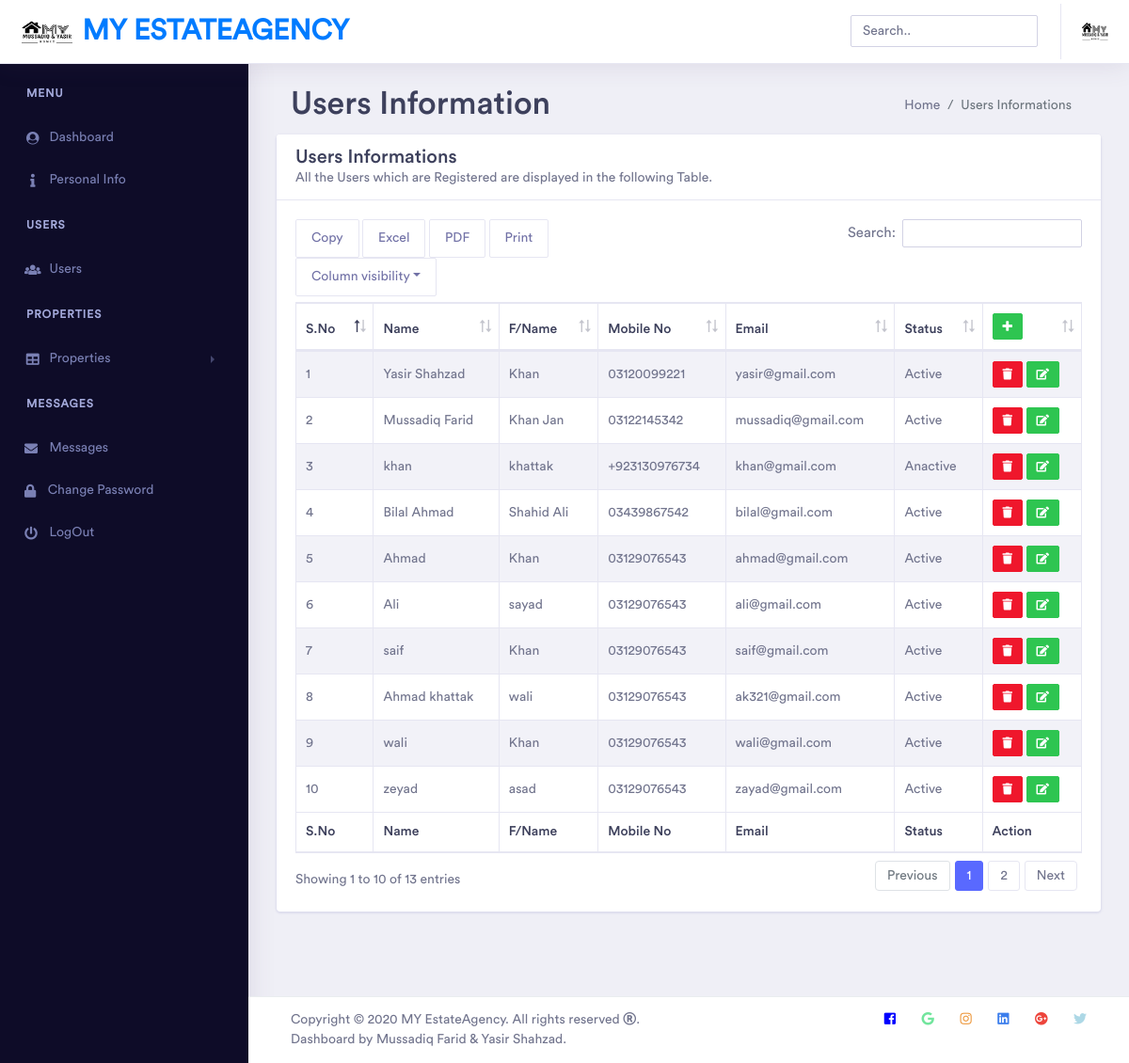
Page /admin/users.php (signed in) on the committed database.
### tables this page shows
CREATE TABLE `users` (
  `id` int(11) NOT NULL,
  `Name` varchar(100) NOT NULL,
  `F_name` varchar(100) NOT NULL,
  `Address` varchar(255) NOT NULL,
  `cnic_no` varchar(20) NOT NULL,
  `contact_no` varchar(20) NOT NULL,
  `user_status` varchar(20) NOT NULL DEFAULT '1',
  `email` varchar(255) NOT NULL,
  `password` varchar(100) NOT NULL,
  `image` varchar(255) NOT NULL
);

### admin/users.php (the view, shortened to what this page needs)
<?php
	include_once 'include/head.php';
?>
    <link rel="stylesheet" type="text/css" href="assets/datatables/css/dataTables.bootstrap4.css">
    <link rel="stylesheet" type="text/css" href="assets/datatables/css/buttons.bootstrap4.css">
    <link rel="stylesheet" type="text/css" href="assets/datatables/css/select.bootstrap4.css">
    <link rel="stylesheet" type="text/css" href="assets/datatables/css/fixedHeader.bootstrap4.css">
</head>
<body>
    <div class="dashboard-main-wrapper">
        <?php
			include_once 'include/header.php';
			include_once 'include/sidebar.php';
		?>
        <div class="dashboard-wrapper">
            <div class="container-fluid dashboard-content">
					<div class="content-header">
					  <div class="container-fluid">
						<div class="row mb-2">
						  <div class="col-sm-6">
							<h1 class="m-0 text-dark">Users Information</h1>
						  </div>
						  <div class="col-sm-6">
							<ol class="breadcrumb float-sm-right">
							  <li class="breadcrumb-item"><a href="dashboard.php">Home</a></li>
							  <li class="breadcrumb-item active">Users Informations</li>
							</ol>
						  </div>
						</div>
					  </div>
					</div>
				<div class="row">
                    <div class="col-xl-12 col-lg-12 col-md-12 col-sm-12 col-12">
                        <div class="card">
                            <div class="card-header">
                                <h3 class="mb-0"> Users Informations</h3>
                                <p> All the Users which are Registered are displayed in the following Table.</p>
                            </div>
                            <div class="card-body">
                                <div class="table-responsive">
                                    <table id="example" class="table table-striped table-bordered second" style="width:100%">
                                        <thead>
                                            <tr>
                                                <th>S.No</th>
                                                <th>Name</th>
                                                <th>F/Name</th>
                                                <th>Mobile No</th>
                                                <th>Email</th>
                                                <th>Status</th>
                                                <th><a href="add_user.php" class="btn btn-xs btn-success editbtn"><span class="fa fa-plus"></span></a></th>
                                            </tr>
                                        </thead>
                                        <tbody>
                                            <?php
												$query="SELECT * FROM `users`";
												$run=mysqli_query($con,$query);
												if(mysqli_num_rows($run)<1)
												{
													echo " <tr> <td colspan='6'> No Record Found  </td> </tr>";
												}
												else
												{
													$count=0;
													while($data = mysqli_fetch_assoc($run))
													{
														$count++;
											?>
														<tr>
															<td> <?php echo $count; ?> </td>
															<td> <?php echo $data['Name']; ?> </td>
															<td> <?php echo $data['F_name']; ?> </td>
															<td> <?php echo $data['contact_no']; ?> </td>
															<td> <?php echo $data['email']; ?> </td>
															<td> <?php  if($data['user_status']==1){echo "Active";} else{echo "Anactive";} ?> </td>
															<td>
															  <a href="delete_user.php?u_id=<?php echo $data['id'];?>" class="btn btn-xs btn-danger"><span class="fa fa-trash"></span>  </a>
															  <a href="update_user.php?u_id=<?php echo $data['id'];?>" class="btn btn-xs btn-success editbtn"><span class="fa fa-edit"></span>  </a>
															</td>
														</tr>
											<?php
													}
												}
											?>
                                        </tbody>
                                        <tfoot>
                                            <tr>
                                                <th>S.No</th>
                                                <th>Name</th>
                                                <th>F/Name</th>
                                                <th>Mobile No</th>
                                                <th>Email</th>
                                                <th>Status</th>
                                                <th>Action</th>
                                            </tr>
                                        </tfoot>
                                    </table>
                                </div>
                            </div>
                        </div>
                    </div>
				</div>
			</div>
			<?php
				include_once 'include/footer.php';
			?>
        </div>
    </div>
</body>
</html>

### rows in the picture
users: Name "Yasir Shahzad", F_name "Khan", contact_no "03120099221", email "yasir@gmail.com", user_status "Active"
users: Name "Mussadiq Farid", F_name "Khan Jan", contact_no "03122145342", email "mussadiq@gmail.com", user_status "Active"
users: Name "khan", F_name "khattak", contact_no "+923130976734", email "khan@gmail.com", user_status "Anactive"
users: Name "Bilal Ahmad", F_name "Shahid Ali", contact_no "03439867542", email "bilal@gmail.com", user_status "Active"
users: Name "Ahmad", F_name "Khan", contact_no "03129076543", email "ahmad@gmail.com", user_status "Active"
users: Name "Ali", F_name "sayad", contact_no "03129076543", email "ali@gmail.com", user_status "Active"
users: Name "saif", F_name "Khan", contact_no "03129076543", email "saif@gmail.com", user_status "Active"
users: Name "Ahmad khattak", F_name "wali", contact_no "03129076543", email "ak321@gmail.com", user_status "Active"
users: Name "wali", F_name "Khan", contact_no "03129076543", email "wali@gmail.com", user_status "Active"
users: Name "zeyad", F_name "asad", contact_no "03129076543", email "zayad@gmail.com", user_status "Active"
